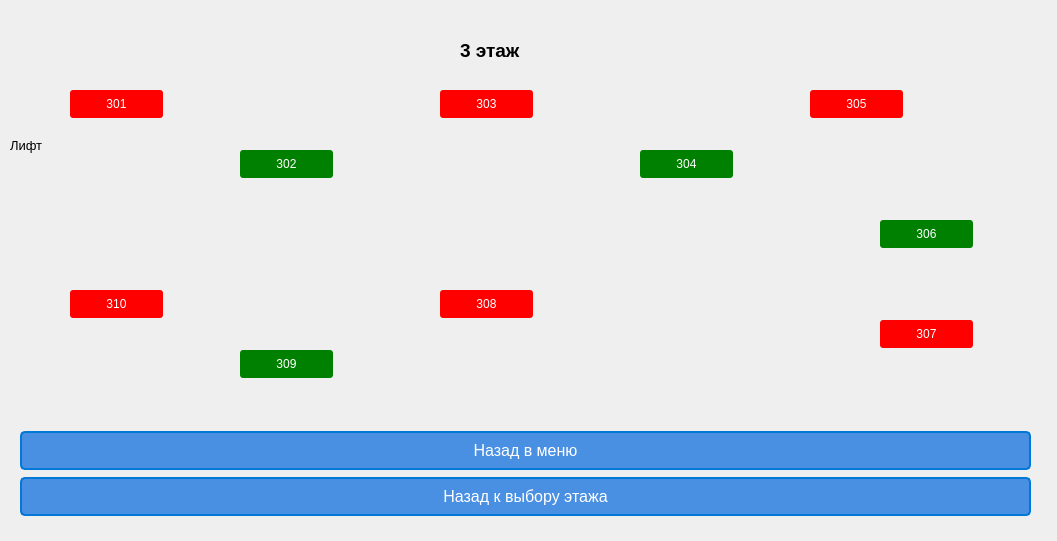
<?xml version="1.0" encoding="UTF-8"?>
<ui version="4.0">
 <class>thirdFlor</class>
 <widget class="QDialog" name="thirdFlor">
  <property name="geometry">
   <rect>
    <x>0</x>
    <y>0</y>
    <width>1057</width>
    <height>541</height>
   </rect>
  </property>
  <property name="windowTitle">
   <string>Dialog</string>
  </property>
  <widget class="QLabel" name="label">
   <property name="geometry">
    <rect>
     <x>460</x>
     <y>10</y>
     <width>221</width>
     <height>81</height>
    </rect>
   </property>
   <property name="font">
    <font>
     <pointsize>14</pointsize>
     <weight>75</weight>
     <bold>true</bold>
    </font>
   </property>
   <property name="text">
    <string>3 этаж</string>
   </property>
  </widget>
  <widget class="QPushButton" name="pushButton">
   <property name="geometry">
    <rect>
     <x>70</x>
     <y>90</y>
     <width>93</width>
     <height>28</height>
    </rect>
   </property>
   <property name="styleSheet">
    <string notr="true">QPushButton {
    background-color: red;
    color: white;
    padding: 5px 10px;
    border-radius: 3px;
    border: none;
}

QPushButton:hover {
    background-color: darkred;
}</string>
   </property>
   <property name="text">
    <string>301</string>
   </property>
  </widget>
  <widget class="QPushButton" name="pushButton_2">
   <property name="geometry">
    <rect>
     <x>240</x>
     <y>150</y>
     <width>93</width>
     <height>28</height>
    </rect>
   </property>
   <property name="styleSheet">
    <string notr="true">QPushButton {
    background-color: green;
    color: white;
    padding: 5px 10px;
    border-radius: 3px;
    border: none;
}

QPushButton:hover {
    background-color: darkgreen;
}</string>
   </property>
   <property name="text">
    <string>302</string>
   </property>
  </widget>
  <widget class="QPushButton" name="pushButton_3">
   <property name="geometry">
    <rect>
     <x>440</x>
     <y>90</y>
     <width>93</width>
     <height>28</height>
    </rect>
   </property>
   <property name="styleSheet">
    <string notr="true">QPushButton {
    background-color: red;
    color: white;
    padding: 5px 10px;
    border-radius: 3px;
    border: none;
}

QPushButton:hover {
    background-color: darkred;
}</string>
   </property>
   <property name="text">
    <string>303</string>
   </property>
  </widget>
  <widget class="QPushButton" name="pushButton_4">
   <property name="geometry">
    <rect>
     <x>640</x>
     <y>150</y>
     <width>93</width>
     <height>28</height>
    </rect>
   </property>
   <property name="styleSheet">
    <string notr="true">QPushButton {
    background-color: green;
    color: white;
    padding: 5px 10px;
    border-radius: 3px;
    border: none;
}

QPushButton:hover {
    background-color: darkgreen;
}</string>
   </property>
   <property name="text">
    <string>304</string>
   </property>
  </widget>
  <widget class="QPushButton" name="pushButton_5">
   <property name="geometry">
    <rect>
     <x>810</x>
     <y>90</y>
     <width>93</width>
     <height>28</height>
    </rect>
   </property>
   <property name="styleSheet">
    <string notr="true">QPushButton {
    background-color: red;
    color: white;
    padding: 5px 10px;
    border-radius: 3px;
    border: none;
}

QPushButton:hover {
    background-color: darkred;
}</string>
   </property>
   <property name="text">
    <string>305</string>
   </property>
  </widget>
  <widget class="QPushButton" name="pushButton_6">
   <property name="geometry">
    <rect>
     <x>880</x>
     <y>220</y>
     <width>93</width>
     <height>28</height>
    </rect>
   </property>
   <property name="styleSheet">
    <string notr="true">QPushButton {
    background-color: green;
    color: white;
    padding: 5px 10px;
    border-radius: 3px;
    border: none;
}

QPushButton:hover {
    background-color: darkgreen;
}</string>
   </property>
   <property name="text">
    <string>306</string>
   </property>
  </widget>
  <widget class="QPushButton" name="pushButton_7">
   <property name="geometry">
    <rect>
     <x>880</x>
     <y>320</y>
     <width>93</width>
     <height>28</height>
    </rect>
   </property>
   <property name="styleSheet">
    <string notr="true">QPushButton {
    background-color: red;
    color: white;
    padding: 5px 10px;
    border-radius: 3px;
    border: none;
}

QPushButton:hover {
    background-color: darkred;
}</string>
   </property>
   <property name="text">
    <string>307</string>
   </property>
  </widget>
  <widget class="QPushButton" name="pushButton_8">
   <property name="geometry">
    <rect>
     <x>440</x>
     <y>290</y>
     <width>93</width>
     <height>28</height>
    </rect>
   </property>
   <property name="styleSheet">
    <string notr="true">QPushButton {
    background-color: red;
    color: white;
    padding: 5px 10px;
    border-radius: 3px;
    border: none;
}

QPushButton:hover {
    background-color: darkred;
}</string>
   </property>
   <property name="text">
    <string>308</string>
   </property>
  </widget>
  <widget class="QPushButton" name="pushButton_9">
   <property name="geometry">
    <rect>
     <x>240</x>
     <y>350</y>
     <width>93</width>
     <height>28</height>
    </rect>
   </property>
   <property name="styleSheet">
    <string notr="true">QPushButton {
    background-color: green;
    color: white;
    padding: 5px 10px;
    border-radius: 3px;
    border: none;
}

QPushButton:hover {
    background-color: darkgreen;
}</string>
   </property>
   <property name="text">
    <string>309</string>
   </property>
  </widget>
  <widget class="QPushButton" name="pushButton_10">
   <property name="geometry">
    <rect>
     <x>70</x>
     <y>290</y>
     <width>93</width>
     <height>28</height>
    </rect>
   </property>
   <property name="styleSheet">
    <string notr="true">QPushButton {
    background-color: red;
    color: white;
    padding: 5px 10px;
    border-radius: 3px;
    border: none;
}

QPushButton:hover {
    background-color: darkred;
}</string>
   </property>
   <property name="text">
    <string>310</string>
   </property>
  </widget>
  <widget class="QLabel" name="label_2">
   <property name="geometry">
    <rect>
     <x>10</x>
     <y>130</y>
     <width>55</width>
     <height>31</height>
    </rect>
   </property>
   <property name="font">
    <font>
     <pointsize>10</pointsize>
    </font>
   </property>
   <property name="text">
    <string>Лифт</string>
   </property>
  </widget>
  <widget class="QWidget" name="layoutWidget">
   <property name="geometry">
    <rect>
     <x>20</x>
     <y>430</y>
     <width>1011</width>
     <height>87</height>
    </rect>
   </property>
   <layout class="QVBoxLayout" name="verticalLayout">
    <item>
     <widget class="QPushButton" name="pushButton_11">
      <property name="styleSheet">
       <string notr="true">QPushButton {
    background-color: #4a90e2; /* Синий цвет */
    border-style: solid;
    border-color: #0078d7; /* Цвет рамки */
    border-width: 2px;
    border-radius: 5px; /* Закругленные углы */
    color: white; /* Цвет текста */
    font-size: 16px; /* Размер текста */
    padding: 8px 16px; /* Отступы внутри кнопки */
}

QPushButton:hover {
    background-color: #357ae8; /* Измененный цвет при наведении */
    border-color: #0056b3; /* Измененный цвет рамки при наведении */
}

QPushButton:pressed {
    background-color: #2f5bb7; /* Измененный цвет при нажатии */
    border-color: #002d5a; /* Измененный цвет рамки при нажатии */
}
</string>
      </property>
      <property name="text">
       <string>Назад в меню</string>
      </property>
     </widget>
    </item>
    <item>
     <widget class="QPushButton" name="pushButton_12">
      <property name="styleSheet">
       <string notr="true">QPushButton {
    background-color: #4a90e2; /* Синий цвет */
    border-style: solid;
    border-color: #0078d7; /* Цвет рамки */
    border-width: 2px;
    border-radius: 5px; /* Закругленные углы */
    color: white; /* Цвет текста */
    font-size: 16px; /* Размер текста */
    padding: 8px 16px; /* Отступы внутри кнопки */
}

QPushButton:hover {
    background-color: #357ae8; /* Измененный цвет при наведении */
    border-color: #0056b3; /* Измененный цвет рамки при наведении */
}

QPushButton:pressed {
    background-color: #2f5bb7; /* Измененный цвет при нажатии */
    border-color: #002d5a; /* Измененный цвет рамки при нажатии */
}
</string>
      </property>
      <property name="text">
       <string>Назад к выбору этажа</string>
      </property>
     </widget>
    </item>
   </layout>
  </widget>
 </widget>
 <resources/>
 <connections/>
</ui>
